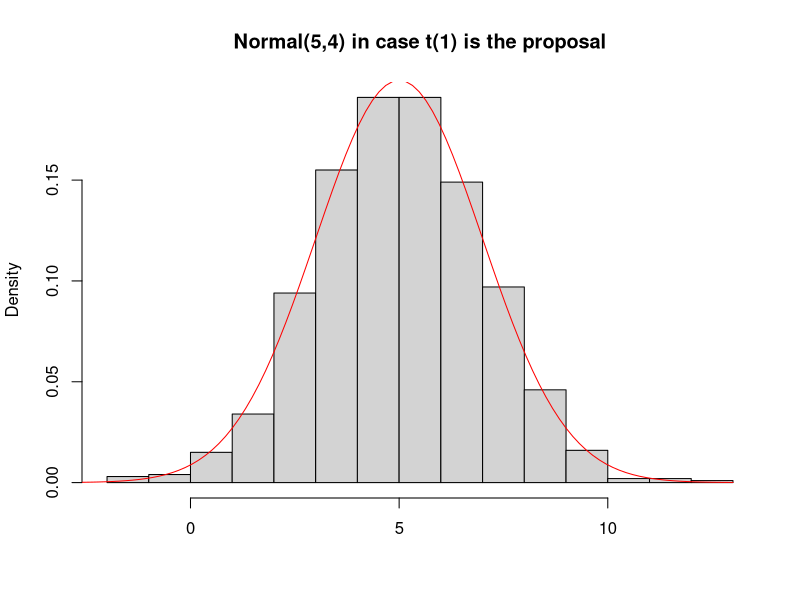
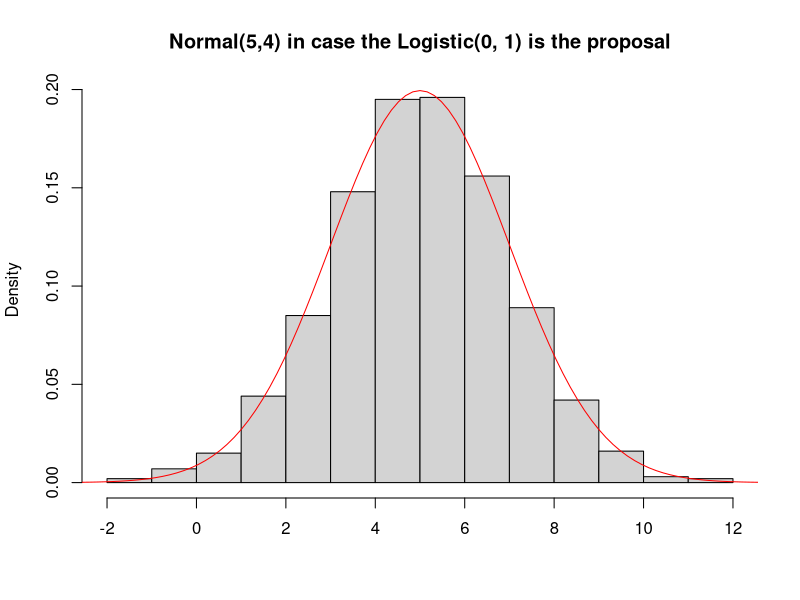
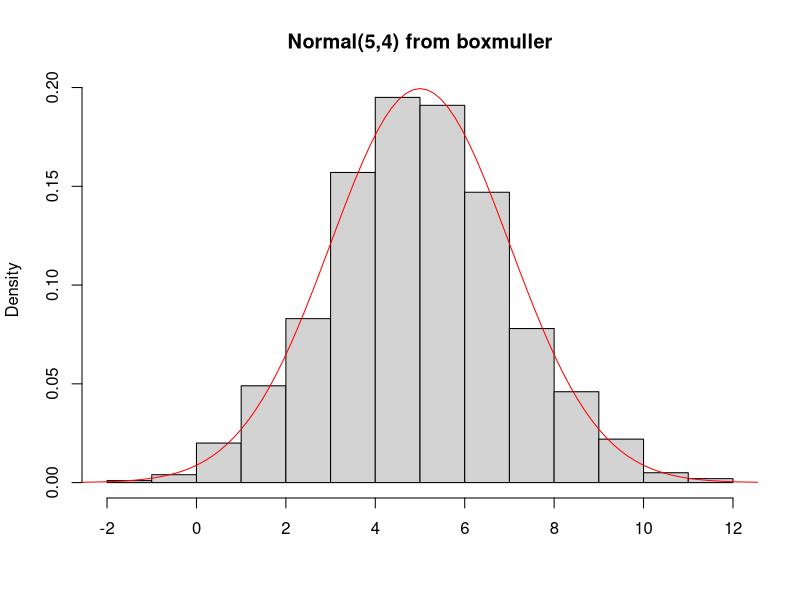

Here is the R script that generated these plots, in order:
# ~~~~~~~~~~~~~~~~~~~~~~~~~~~~~~~~~~~~~~~~~~~~~~~~~~~~~~~~~~~~~~~~~~~~~~~~~~~~~~
# Normal Distribution - Accept-Reject Algorithm                             ----
# ~~~~~~~~~~~~~~~~~~~~~~~~~~~~~~~~~~~~~~~~~~~~~~~~~~~~~~~~~~~~~~~~~~~~~~~~~~~~~~
library(microbenchmark)

# In this experiment, we would like to simulate observations from the 
# N(5, 4) distribution, using the accept-reject algorithm.

# The support of the Normal distribution family is the set of real numbers.

# The parameters μ and σ of the N(μ, σ ^ 2) distribution (where μ is 
# the mean and σ is the standard deviation of the distribution) are location  
# and scale parameters, respectively. Therefore, if Z ~ N(0, 1) and 
# X ~ N(5, 4) then X = 5 + 2 * Z . Thus, we can simulate from the N(0, 1) and 
# then perform the previously mentioned transformation.

# There's a wide range of choices for the proposal distribution.   
# I would personally propose from the Student's t(1) or the Logistic(0, 1)   
# distribution, because they share the same support and their PDFs are identical 
# to that of the N(0, 1) distribution (They are symmetric with respect to the 
# vertical axis). 

# First of all, we calculate the acceptance probability 1/M for each proposal  
# distribution.
c1 <- beta(1/2, 1/2) / sqrt(2 * pi)
M1 <- 2 * c1 / sqrt(exp(1)) 

# The acceptance probability in case 1, that t(1) is the proposal:
acc_prob1 <- 1 / M1
acc_prob1

# The acceptance probability in case 2, that the proposal distribution is the 
# Logistic(0, 1):
fraq <- function(x) {
  dnorm(x) / dlogis(x)
}
M2 <- optimise(fraq, interval = c(-1e2, 1e2), maximum = T)$objective
acc_prob2 <- 1 / M2
acc_prob2
# The acceptance probability in case 1 is slightly higher. Therefore, the t(1)
# distribution seems to be a better choice for the proposal distribution. The
# difference in efficiency is relatively small though.

# Finally, we implement the accept-reject algorithm to simulate n = 1000  
# observations from the N(5, 4) distribution. We perform two separate   
# implementations, one for each proposal.
accrej1 <- function(size, mu = 0, sigma = 1) {
  c <- beta(1/2, 1/2) / sqrt(2 * pi)
  M <- 2 * c / sqrt(exp(1))
  sam <- numeric(size)
  attempts <- 0
  for (i in seq_along(sam)) {
    acc <- F
    while (!acc) {
      attempts <- attempts + 1
      y <- rt(1, df = 1) ; u <- runif(1)
      if (u <= dnorm(y) / (M * dt(y, 1))) {
        acc <- T
        sam[i] <- y
      }
    }
  }
  sam <- mu + sigma * sam
  acc_prob <- size / attempts
  list(sam = sam, acc_prob = acc_prob)
}

accrej2 <- function(size, mu = 0, sigma = 1) {
  fraq <- function(x) {
    dnorm(x) / dlogis(x)
  }
  M <- optimise(fraq, interval = c(-1e2, 1e2), maximum = T)$objective
  sam <- numeric(size)
  attempts <- 0
  for (i in seq_along(sam)) {
    acc <- F
    while (!acc) {
      attempts <- attempts + 1
      y <- rlogis(1) ; u <- runif(1)
      if (u <= fraq(y) / M) {
        acc <- T
        sam[i] <- y
      }
    }
  }
  sam <- mu + sigma * sam
  acc_prob <- size / attempts
  list(sam = sam, acc_prob = acc_prob)
}
n <- 1e3 ; mu <- 5 ; sigma <- 2
sim1 <- accrej1(n, mu, sigma)
sim2 <- accrej2(n, mu, sigma)
sam1 <- sim1$sam
sam2 <- sim2$sam


# We plot a histogram of a sample, along with a density curve. We create two 
# separate graphs, one for each proposal distribution.

hist(sam1, freq = F, xlab = "", main = "Normal(5,4) in case t(1) is the proposal")
curve(dnorm(x, mean = mu, sd = sigma), from = -3, to = 13, col = "red", add = T)
hist(sam2, freq = F, xlab = "", main = "Normal(5,4) in case the Logistic(0, 1) is the proposal")
curve(dnorm(x, mu, sigma), from = -3, to = 13, col = "red", add = T)

# Then, we implement the box-muller algorithm and compare the three 
# implementations using the microbenchmark package.
boxmuller <- function(size, mu = 0, sigma = 1) {
  
  if(size %% 2 == 1){
    size <- size + 1
  }
  
  theta <- runif(size / 2, 0, 2 * pi) 
  U1 <- runif(size / 2)
  R <- sqrt(-2 * log(U1))
  Z <- c(R * cos(theta), R * sin(theta))
  if(size %% 2 == 1){
    Z <- Z[-1]
  }
  mu + sigma * Z
}
sam3 <- boxmuller(1e3, 5, 2)
hist(sam3, freq = F, xlab = "", main = "Normal(5,4) from boxmuller")
curve(dnorm(x, mu, sigma), from = -3, to = 13, col = "red", add = T)
microbenchmark(accrej1(1000, mu, sigma), times = 100, unit = "us")
microbenchmark(accrej2(1000, mu, sigma), times = 100, unit = "us")
microbenchmark(boxmuller(1000, mu, sigma), times = 100, unit = "us")
# The fastest algorithm is the box-muller, as expected.
